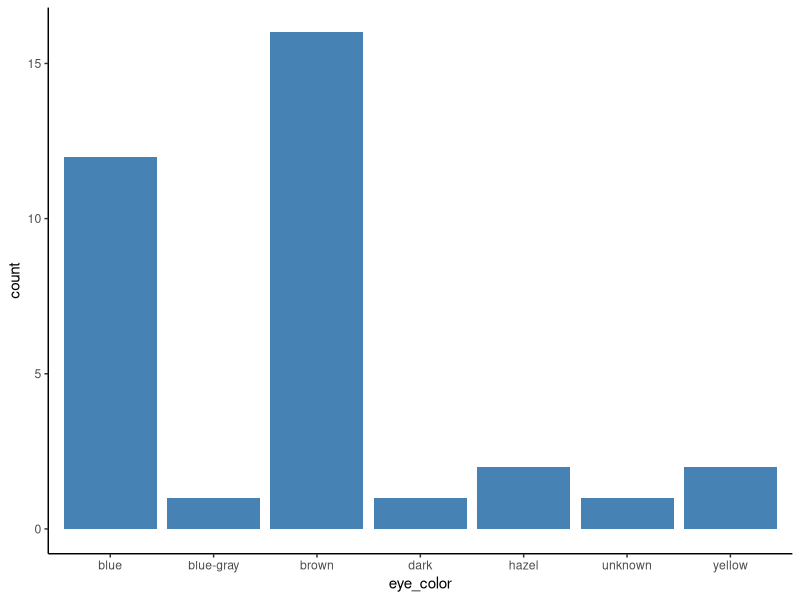
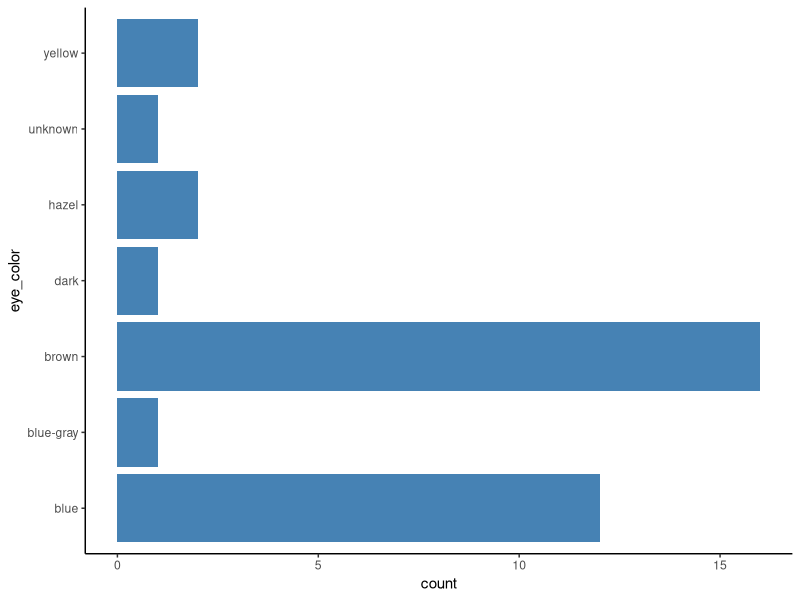
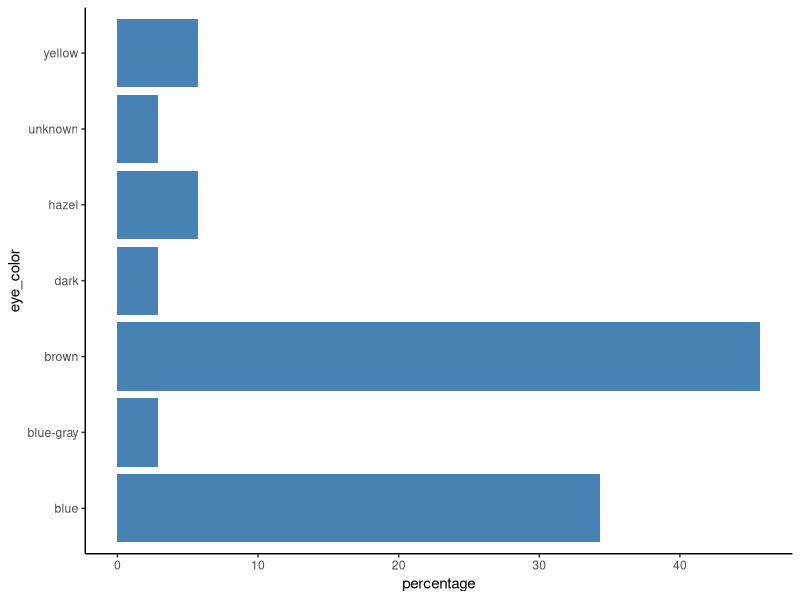
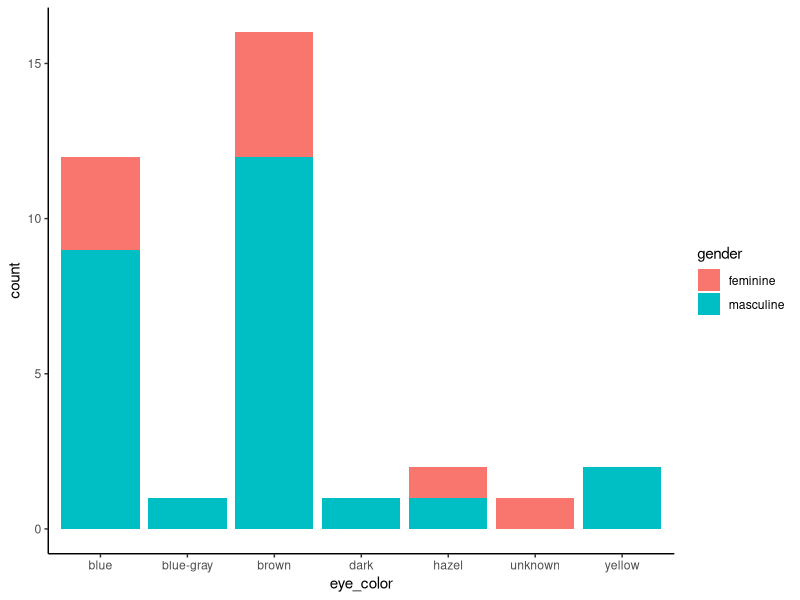
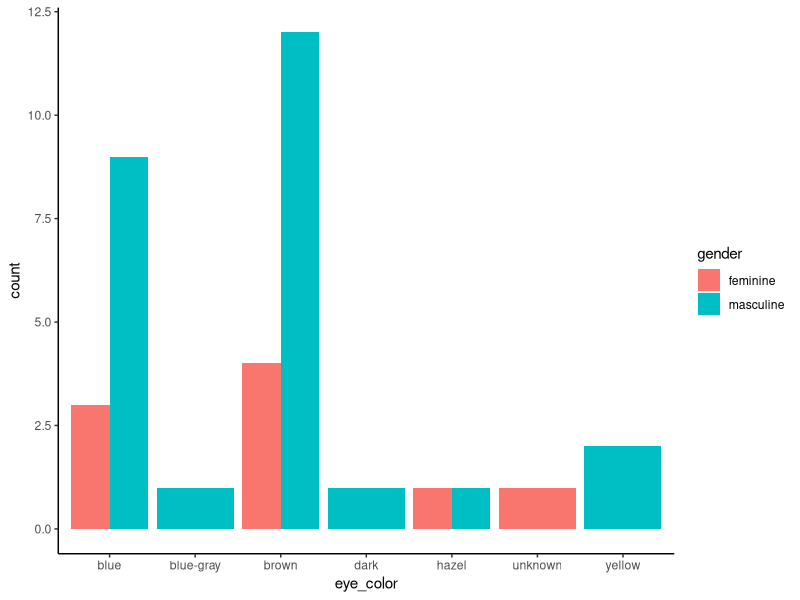
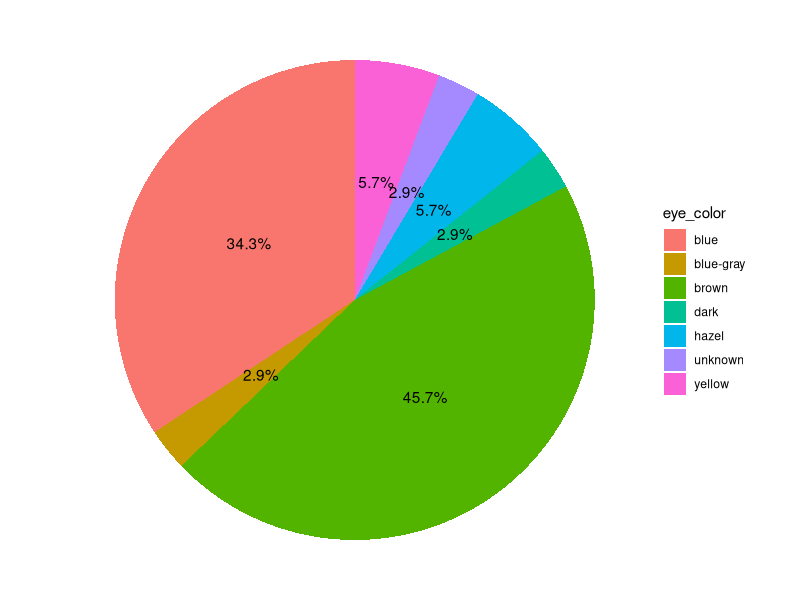
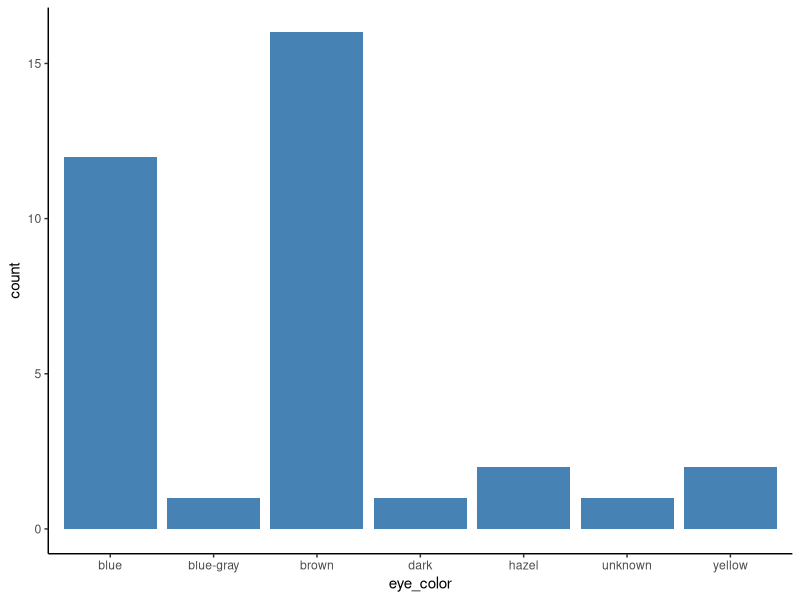
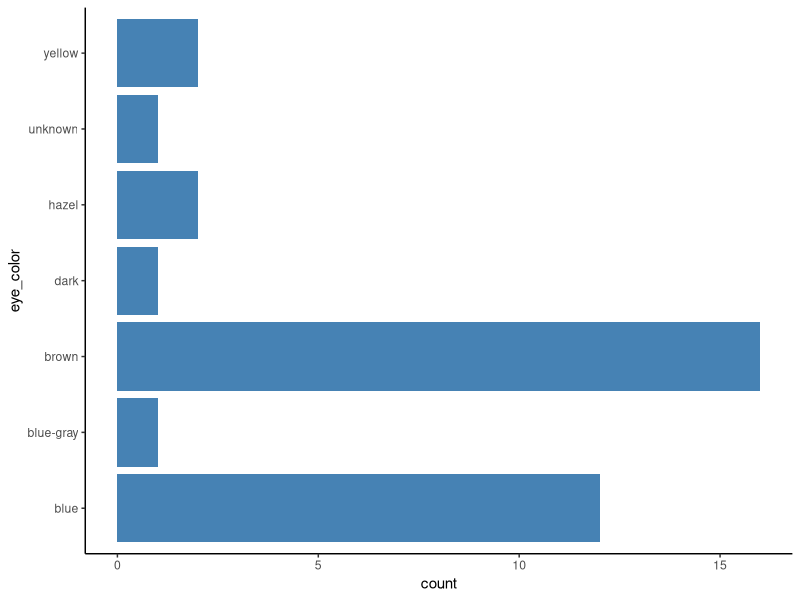

Here is the R script that generated these plots, in order:
##-----------------------------------------------------
##
## DataViz II: Tortas y barras
## Autor: German A. Gonzalez
## Fecha: Nov-2018
## germangfeler.github.io/datascience/shape-of-you/
##
##-----------------------------------------------------

## Cargamos ggplot2
library(ggplot2)
library(dplyr)

starwars
humans <- filter(starwars, species=="Human")

## Barplot
g <- ggplot(humans, aes(eye_color)) + 
     geom_bar(fill="steelblue") + theme_classic()
g
ggsave(filename="barplot1.png", width=5, height=4)

## Rotamos el gráfico     
g  +  coord_flip()
ggsave(filename="barplot2.png", width=5, height=4)

## Convertimos a porcentaje
humans_pct <- humans %>% 
                group_by(eye_color) %>% 
                count() %>% 
                ungroup() %>% 
                mutate(percentage=`n`/sum(`n`) * 100) %>%
                arrange(-percentage)
## Barplot  
g <- ggplot(humans_pct, aes(x=eye_color, y=percentage)) + 
     geom_bar(stat="identity", fill="steelblue") + theme_classic() + coord_flip()
g
ggsave(filename="barplot2_pct.png", width=5, height=4)
  

## Barplot con sexo
g <- ggplot(humans, aes(eye_color)) + 
     geom_bar(aes(fill=gender)) + theme_classic()
g
ggsave(filename="barplot3.png", width=5, height=4)

## Barplot con sexo dodge
g <- ggplot(humans, aes(eye_color)) + 
     geom_bar(aes(fill=gender), position = "dodge") + theme_classic()
g
ggsave(filename="barplot4.png", width=5, height=4)

## Pie chart
g <- ggplot(humans_pct, aes(x=1, y=percentage, fill=eye_color)) +
        geom_bar(stat="identity") +
        geom_text(aes(label = paste0(round(percentage,1),"%")), position = position_stack(vjust = 0.5))+
        coord_polar(theta = "y") + 
        theme_void()
g 
ggsave(filename="piechart.png", width=6, height=5)
  

 
